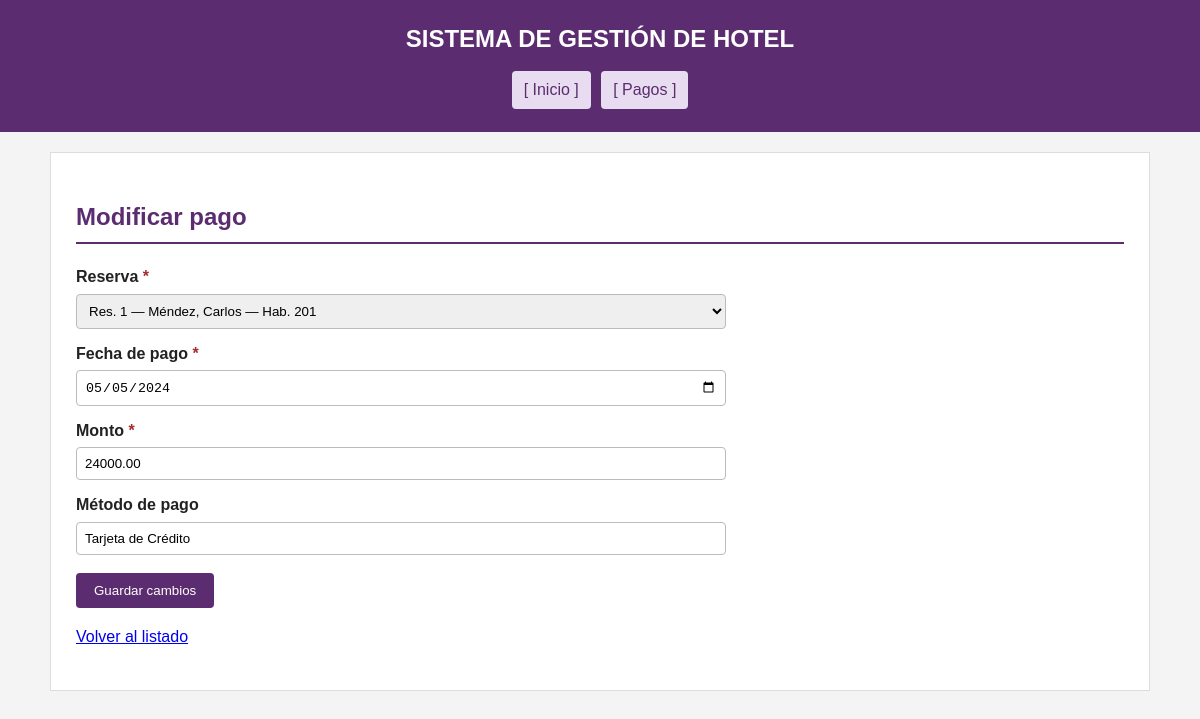
/aplicacion/pago/editar.php?id=2, run on the app's committed database.
### tables this page shows
CREATE TABLE `pago` (
  `id_pago` int(11) NOT NULL AUTO_INCREMENT,
  `id_reserva` int(11) NOT NULL,
  `fecha_pago` date NOT NULL,
  `monto` decimal(10,2) NOT NULL,
  `metodo_pago` varchar(80) DEFAULT NULL,
  PRIMARY KEY (`id_pago`),
  KEY `fk_pago_reserva` (`id_reserva`),
  CONSTRAINT `fk_pago_reserva` FOREIGN KEY (`id_reserva`) REFERENCES `reserva` (`id_reserva`)
);

CREATE TABLE `reserva` (
  `id_reserva` int(11) NOT NULL AUTO_INCREMENT,
  `id_huesped` int(11) NOT NULL,
  `id_habitacion` int(11) NOT NULL,
  `fecha_ingreso` date NOT NULL,
  `fecha_salida` date NOT NULL,
  `cantidad_personas` int(11) NOT NULL,
  `estado` varchar(50) NOT NULL DEFAULT 'activa',
  PRIMARY KEY (`id_reserva`),
  KEY `fk_reserva_huesped` (`id_huesped`),
  KEY `fk_reserva_habitacion` (`id_habitacion`),
  CONSTRAINT `fk_reserva_habitacion` FOREIGN KEY (`id_habitacion`) REFERENCES `habitacion` (`id_habitacion`),
  CONSTRAINT `fk_reserva_huesped` FOREIGN KEY (`id_huesped`) REFERENCES `huesped` (`id_huesped`)
);

CREATE TABLE `huesped` (
  `id_huesped` int(11) NOT NULL AUTO_INCREMENT,
  `nombre` varchar(100) NOT NULL,
  `apellido` varchar(100) NOT NULL,
  `dni` varchar(20) NOT NULL,
  `telefono` varchar(30) DEFAULT NULL,
  `email` varchar(150) DEFAULT NULL,
  PRIMARY KEY (`id_huesped`),
  UNIQUE KEY `dni` (`dni`)
);

CREATE TABLE `habitacion` (
  `id_habitacion` int(11) NOT NULL AUTO_INCREMENT,
  `numero` varchar(10) NOT NULL,
  `piso` int(11) NOT NULL,
  `capacidad` int(11) NOT NULL,
  `id_tipo` int(11) NOT NULL,
  `precio_noche` decimal(10,2) NOT NULL,
  PRIMARY KEY (`id_habitacion`),
  UNIQUE KEY `numero` (`numero`),
  KEY `fk_habitacion_tipo` (`id_tipo`),
  CONSTRAINT `fk_habitacion_tipo` FOREIGN KEY (`id_tipo`) REFERENCES `tipo_habitacion` (`id_tipo`)
);

### aplicacion/pago/editar.php (the view, shortened to what this page needs)
<?php
require_once "../conexion.php";
$id = (int)($_POST["id_pago"] ?? $_GET["id"] ?? 0);
$sql = "SELECT id_pago, id_reserva, fecha_pago, monto, metodo_pago
        FROM pago WHERE id_pago = :id_pago";
$stmt = $pdo->prepare($sql);
$stmt->execute([':id_pago' => $id]);
$pago = $stmt->fetch();
$reservas = $pdo->query("SELECT
                            r.id_reserva,
                            r.fecha_ingreso,
                            h.nombre,
                            h.apellido,
                            hab.numero
                        FROM reserva r
                        INNER JOIN huesped h ON r.id_huesped = h.id_huesped
                        INNER JOIN habitacion hab ON r.id_habitacion = hab.id_habitacion
                        ORDER BY r.fecha_ingreso DESC")->fetchAll();
?>
<!DOCTYPE html>
<html lang="es">
<head>
    <link rel="stylesheet" href="../css/estilos.css">
</head>
<body>
<header>
    <h1>SISTEMA DE GESTIÓN DE HOTEL</h1>
    <nav>
        <a href="../index.php">[ Inicio ]</a>
        <a href="listar.php">[ Pagos ]</a>
    </nav>
</header>
<main>
    <h2>Modificar pago</h2>
    <form action="editar.php" method="post">
        <label for="id_reserva">Reserva <span class="requerido">*</span></label>
        <select name="id_reserva" id="id_reserva" required>
            <?php foreach ($reservas as $reserva) { ?>
                <option value="<?= $reserva['id_reserva'] ?>"
                    <?= $reserva['id_reserva'] == $pago['id_reserva'] ? "selected" : "" ?>>
                    <?= htmlspecialchars("Res. " . $reserva['id_reserva'] . " — " . $reserva['apellido'] . ", " . $reserva['nombre'] . " — Hab. " . $reserva['numero']) ?>
                </option>
            <?php } ?>
        </select>
        <label for="fecha_pago">Fecha de pago <span class="requerido">*</span></label>
        <input type="date" name="fecha_pago" id="fecha_pago" required
               value="<?= htmlspecialchars($pago['fecha_pago']) ?>">
        <label for="monto">Monto <span class="requerido">*</span></label>
        <input type="number" name="monto" id="monto" step="0.01" min="0.01" required
               value="<?= $pago['monto'] ?>">
        <label for="metodo_pago">Método de pago</label>
        <input type="text" name="metodo_pago" id="metodo_pago"
               value="<?= htmlspecialchars((string)$pago['metodo_pago']) ?>">
        <button type="submit">Guardar cambios</button>
    </form>
    <p><a href="listar.php">Volver al listado</a></p>
</main>
</body>
</html>

### aplicacion/css/estilos.css (style rules this page uses)
* { box-sizing: border-box; }
body { font-family: Arial, Helvetica, sans-serif; margin: 0; background-color: #f4f4f4; color: #222; line-height: 1.6; }
header { background-color: #5b2c6f; color: #fff; padding: 20px; text-align: center; }
nav { margin-top: 10px; text-align: center; }
nav a { color: #5b2c6f; background-color: #e8ddf0; padding: 6px 12px; margin: 3px; display: inline-block; text-decoration: none; border-radius: 4px; }
main { max-width: 1100px; margin: 20px auto; background-color: #fff; padding: 25px; border: 1px solid #ddd; }
h1 { margin: 0; font-size: 24px; }
h2 { color: #5b2c6f; border-bottom: 2px solid #5b2c6f; padding-bottom: 6px; }
form { max-width: 650px; }
label { display: block; margin-top: 12px; font-weight: bold; }
input[type="text"], input[type="number"], input[type="date"], input[type="email"], select, textarea { width: 100%; padding: 8px; margin-top: 4px; border: 1px solid #bbb; border-radius: 4px; }
button { margin-top: 18px; padding: 10px 18px; background-color: #5b2c6f; color: #fff; border: none; border-radius: 4px; cursor: pointer; }
.requerido { color: #a32c2c; }

### data on the page
pago: id_reserva "Res. 1 — Méndez, Carlos — Hab. 201", fecha_pago "05/05/2024", monto "24000.00", metodo_pago "Tarjeta de Crédito"
